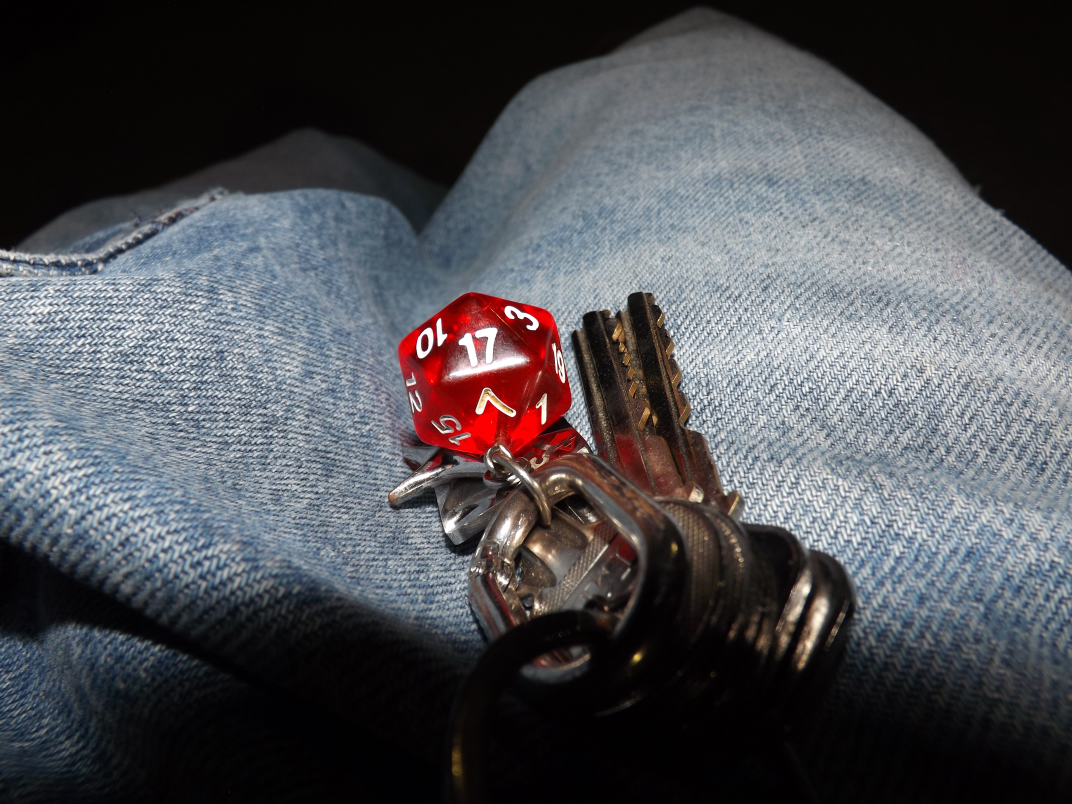
#> input picture DSCF8234.JPG, 4288 x 3216 px, found by its file name (shown at 1/4 size)
$ python imgcolor.py
#> lines starting #> are read from the running program, lines starting #| are printed output that depends on the picture
import cv2
import numpy as np
import ctypes

image = cv2.imread('DSCF8234.jpg')
#> image is the input picture: shape (3216, 4288, 3); mean B, G, R 82.7, 78.4, 78.2
if image is None:
    print("No se pudo cargar la imagen.")
    exit()

original = image.copy()

A = np.array([[1.5,0,0],
              [0,1,0],
              [0,0,1]])
c = np.array([0,0,0])

img_float = image.astype(np.float32)
transformed = np.dot(img_float, A.T) + c
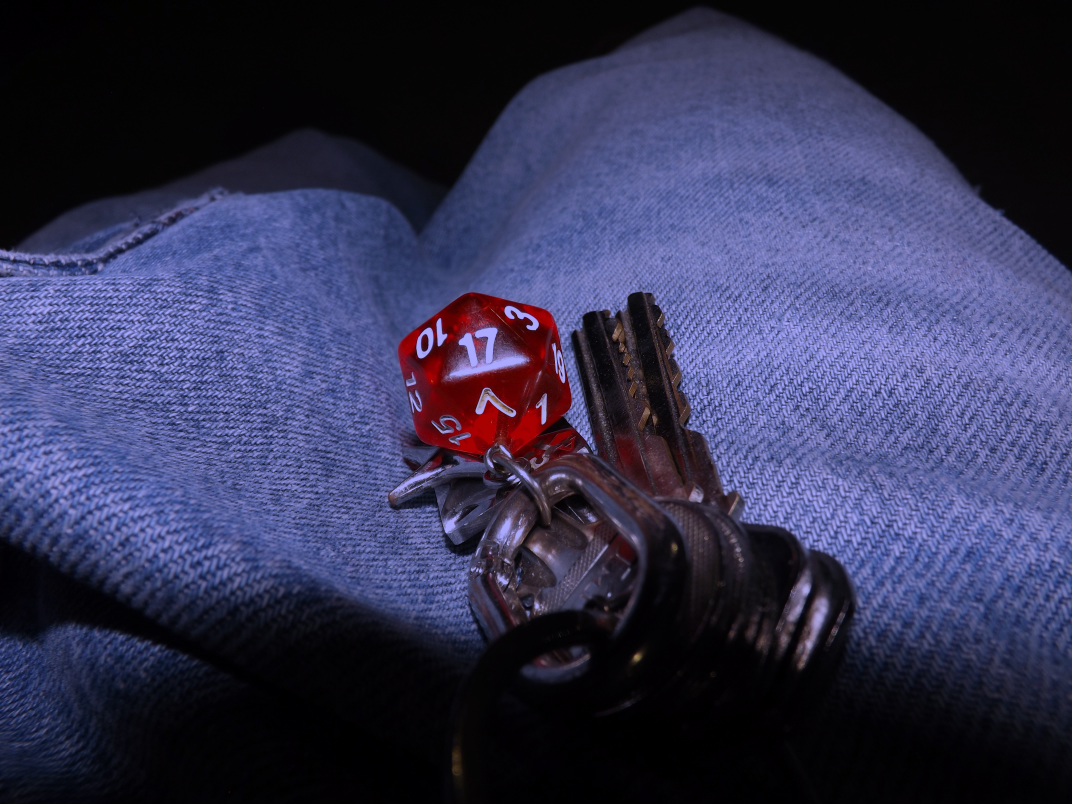
#> transformed: shape (3216, 4288, 3) float64 (shown at 1/4 size); mean B, G, R 124.1, 78.4, 78.2; drawn with min black and max white
transformed = np.clip(transformed, 0, 255).astype(np.uint8)
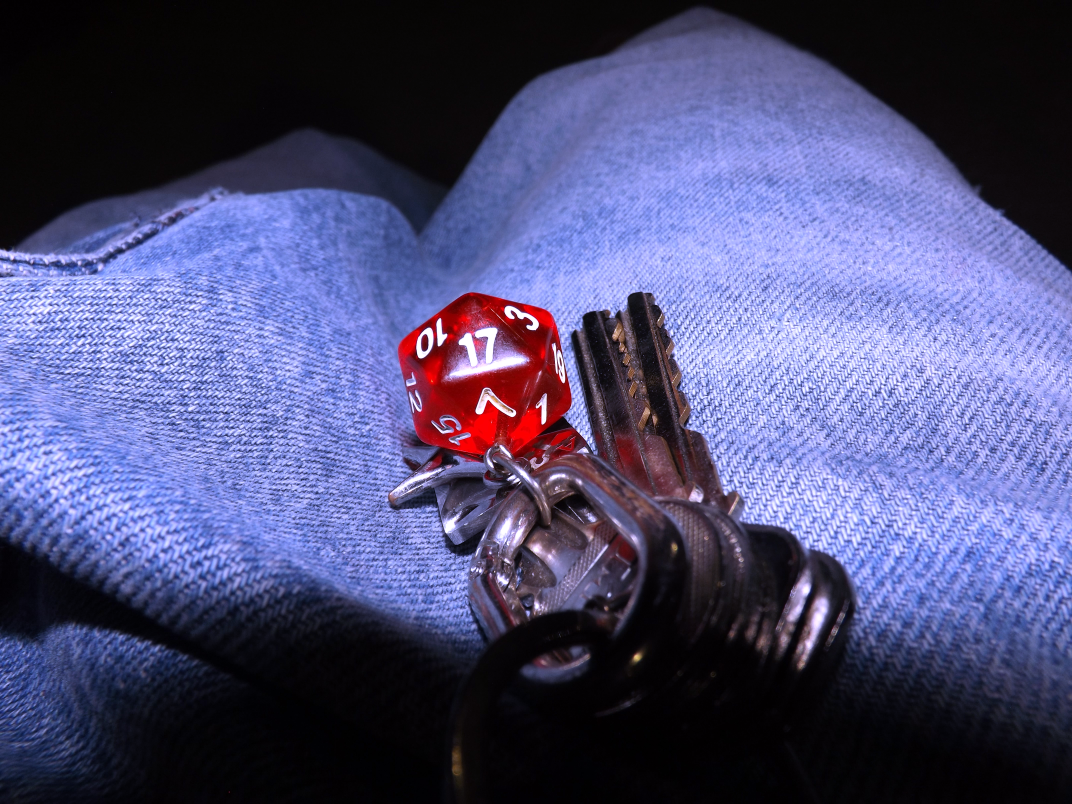
#> transformed: shape (3216, 4288, 3) (shown at 1/4 size); mean B, G, R 118.3, 78.4, 78.2

#> (the run stopped early here; a loop or call above may not have finished)
